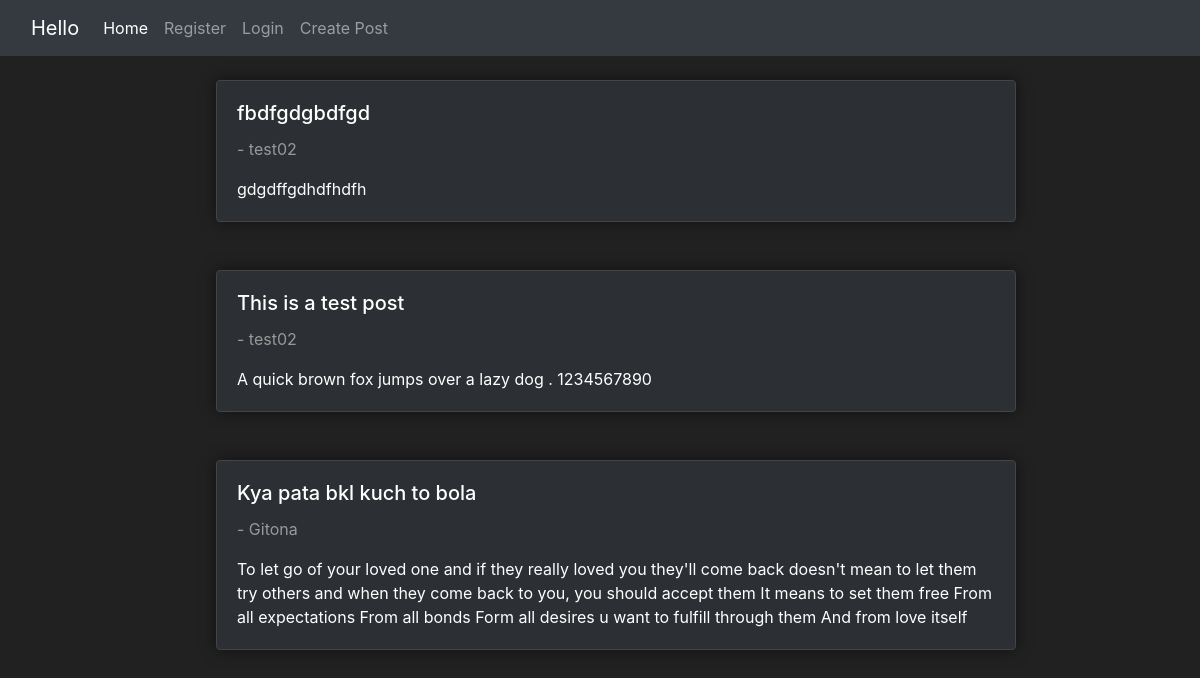
The page /home on the database its author committed.
### app/models.py (models this page shows, shortened)
class Post(db.Model):
    id = db.Column(db.Integer, primary_key=True)
    title = db.Column(db.String(200), nullable=False)
    content = db.Column(db.Text, nullable=False)
    date_posted = db.Column(db.DateTime, nullable=False, default=datetime.utcnow)
    user_id = db.Column(db.Integer, db.ForeignKey('user.id',ondelete = 'CASCADE'), nullable=False )

class User(db.Model,UserMixin):
    id = db.Column(db.Integer(), primary_key=True)
    username = db.Column(db.String(length=150), nullable=False, unique=True)
    email_address = db.Column(db.String(length=150), nullable=False, unique=True)
    password_hash = db.Column(db.String(length = 15), nullable=False)
    posts = db.relationship('Post', backref='author', lazy=True , passive_deletes =True)
    @property
    def password(self):
        return self.password

### app/routes.py (the view)
@app.route('/')
@app.route('/home')
def home_page():
    posts = Post.query.all()
    user = User.query.all()
    return render_template('home.html', title='Home', posts=posts , user=user)

### app/templates/home.html
{% extends "base.html" %}
{% block content %}
<ul>
    {% for post in posts %}
    <br>
    <div class="d-flex justify-content-center align-items-center">
        <div class="card" style="width: 50rem; background-color: #2C2F33; color: white; border: 1px solid #444; box-shadow: 0px 0px 15px rgba(0, 0, 0, 0.5);">
            <div class="card-body">
                <h5 class="card-title">{{ post.title }}</h5>
                <p class="card-text" style="color: #999;">- {{ post.author.username }}</p>
                <p class="card-text">{{ post.content }}</p>
            </div>
        </div>
    </div>
    <br>
{% endfor %}
</ul>
{% endblock %}

### app/templates/base.html (shortened to what this page needs)
<!doctype html>
<html lang="en">
<head>
    <link href="https://cdn.jsdelivr.net/npm/bootstrap@5.3.3/dist/css/bootstrap.min.css" rel="stylesheet">
</head>
<body>
  <nav class="navbar navbar-expand-lg bg-dark navbar-dark">
    <div class="container-fluid">
        {% if current_user.is_authenticated %}
        <a class="navbar-brand" href="#">Hello {{ current_user.username }}</a>
        <button class="navbar-toggler" type="button" data-bs-toggle="collapse" data-bs-target="#navbarSupportedContent" aria-controls="navbarSupportedContent" aria-expanded="false" aria-label="Toggle navigation">
            <span class="navbar-toggler-icon"></span>
        </button>
        <div class="collapse navbar-collapse" id="navbarSupportedContent">
            <ul class="navbar-nav me-auto mb-2 mb-lg-0">
                <li class="nav-item">
                    <a class="nav-link active" aria-current="page" href="{{ url_for('home_page') }}">Home</a>
                </li>
                <li class="nav-item">
                    <a class="nav-link" href="{{ url_for('logout_page') }}">Logout</a>
                </li>
              </li>
              <li class="nav-item"></li>
              <a class="nav-link" href="{{ url_for('create_post') }}">Create Post</a>
              </li>
            </ul>
            <form class="d-flex ms-auto" role="search">
                <input class="form-control me-2" type="search" placeholder="Search" aria-label="Search">
                <button class="btn btn-outline-success" type="submit">Search</button>
            </form>
        </div>
                    {% else %}
                    <a class="navbar-brand" href="#">Hello</a>
                    <div class="collapse navbar-collapse" id="navbarSupportedContent">
                        <ul class="navbar-nav me-auto mb-2 mb-lg-0">
                            <li class="nav-item">
                                <a class="nav-link active" aria-current="page" href="{{ url_for('home_page') }}">Home</a>
                            </li>
                            <li class="nav-item">
                                <a class="nav-link" href="{{ url_for('register_page') }}">Register</a>
                            </li>
                            <a class="nav-link" href="{{ url_for('login_page') }}">Login</a>
                          <a class="nav-link" href="{{ url_for('create_post') }}">Create Post</a>
                        </ul>
                      </div>
                    {% endif %}
            </div>
    </nav>
    {% block content %}
    {% endblock %}
    <link rel="stylesheet" href="https://stackpath.bootstrapcdn.com/bootstrap/4.5.2/css/bootstrap.min.css">
</body>
</html>

### app/templates/base.html (style rules this page uses)
body { background-color: #212121; color: white; }
.navbar { background-color: #333333; }

### rows shown on the page
Post: title "fbdfgdgbdfgd", author.username "test02", content "gdgdffgdhdfhdfh"
Post: title "This is a test post", author.username "test02", content "A quick brown fox jumps over a lazy dog . 1234567890"
Post: title "Kya pata bkl kuch to bola", author.username "Gitona", content "To let go of your loved one and if they really loved you they'll come back doesn't mean to let them try others and when they come back to you, you should accept them It means to set them free From all expectations From all bonds Form all desires u want to fulfill through them And from love itself"
